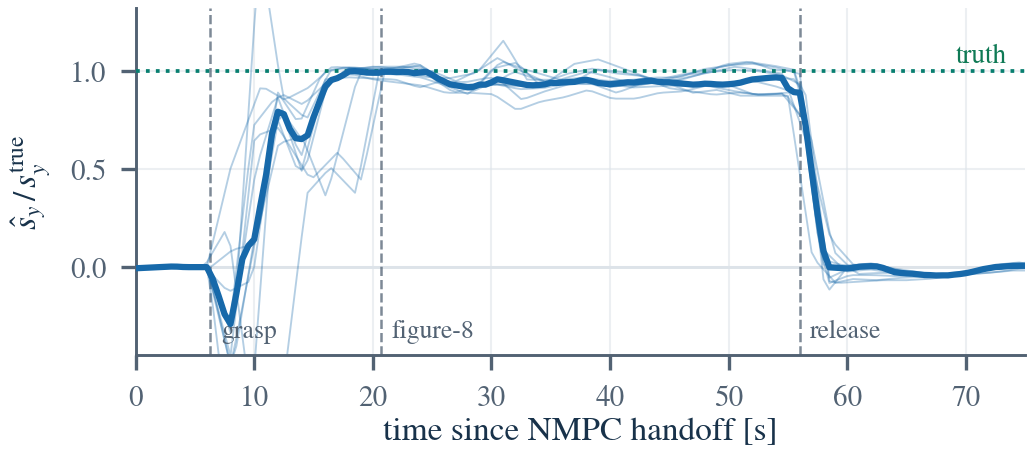

Python code for this plot:
#!/usr/bin/env python3
"""First mass moment: estimate vs ground truth, eventless configuration.

Ground truth is reconstructed offline and never reaches the estimator:
  s_true = m_payload(nominal, per condition) x r_attach(measured by Gazebo)
where r_attach comes from the proximity-gripper node log line
``attach offset (box - drone) = [...]``. The MHE runs with
``truth_attached=False`` and ``geom=[0,0,-0.47]`` (vertical rack prior only),
so it has no horizontal attachment geometry at any point.

(a) W5 runs (0.15 kg, 2 m/s), whose event times coincide, normalised by each
    run's own truth, through grasp -> lift -> figure-eight -> release.
(b) All usable arm-B runs: carry-phase mean estimate against truth.
"""
import os, re, sys
import numpy as np
import matplotlib
matplotlib.use('Agg')
import matplotlib.pyplot as plt

sys.path.insert(0, os.path.dirname(os.path.abspath(__file__)))
from paper_style import apply_style, BLUE, ORANGE, AQUA, INK, INK2, GRID

HERE = os.path.dirname(os.path.abspath(__file__))
NR = os.environ.get('NMPC_RESULTS_DIR',
                    os.path.abspath(os.path.join(HERE, '..', '..', '..', 'nmpc_test_results')))
MP = {'W3': 0.15, 'W4': 0.30, 'W5': 0.15}
MANIFESTS = ('mainline_ab3b_manifest.csv', 'mainline_ab3c_manifest.csv',
             'mainline_ab3_manifest.csv')

_S = re.compile(r'\[(\d+)\.(\d+)\].*s_hat=\[([-+\d.]+),([-+\d.]+)\]')
# Offsets are logged with an explicit sign ("+0.020"); the character class must accept
# '+', otherwise every flight with a positive component is silently dropped.
_OFF = re.compile(r'attach offset \(box - drone\) = \[([-+\d.]+), ([-+\d.]+), ([-+\d.]+)\]')
_DYN = re.compile(r'\[(\d+)\.(\d+)\].*t=([\d.]+)s \| DYNAMIC: switch to figure8')
_DROP = re.compile(r'\[(\d+)\.(\d+)\].*t=([\d.]+)s \| DROP command issued')


def collect():
    runs, seen = [], set()
    for man in MANIFESTS:
        p = os.path.join(NR, man)
        if not os.path.exists(p):
            continue
        for ln in open(p).read().splitlines()[1:]:
            f = ln.split(',')
            if len(f) < 9 or f[3] != 'B' or 'invalid' in ln or f[1] not in MP:
                continue
            wid, stamp = f[1], f[4]
            if stamp in seen:
                continue
            seen.add(stamp)
            po = os.path.join(NR, f'grip_proximity_{stamp}.log')
            mo = os.path.join(NR, f'grip_mhe_{stamp}.log')
            no = os.path.join(NR, f'grip_nmpc_{stamp}.log')
            if not all(map(os.path.exists, (po, mo, no))):
                continue
            m = _OFF.search(open(po).read())
            if not m:
                raise RuntimeError(f'{stamp}: attach offset line not parsed from {po}')
            r = tuple(map(float, m.groups()))
            s_true = MP[wid] * r[1]
            if not s_true:
                continue
            t, sy = [], []
            for line in open(mo):
                g = _S.search(line)
                if g:
                    t.append(float(g.group(1)) + float(g.group(2)) * 1e-9)
                    sy.append(float(g.group(4)))
            txt = open(no).read()
            a, b = _DYN.search(txt), _DROP.search(txt)
            if not (t and a and b):
                continue
            t0 = float(a.group(1)) + float(a.group(2)) * 1e-9 - float(a.group(3))
            runs.append(dict(wid=wid, stamp=stamp, s_true=s_true,
                             t=np.array(t) - t0, sy=np.array(sy),
                             t_dyn=float(a.group(3)), t_drop=float(b.group(3))))
    return runs


def main():
    runs = collect()
    w5 = [r for r in runs if r['wid'] == 'W5']
    apply_style()
    plt.rcParams['savefig.bbox'] = 'tight'
    fig, ax = plt.subplots(figsize=(3.45, 1.52))

    # ---- (a) normalised timeline, W5 ----
    grid = np.arange(0, 75.01, 0.5)
    M = np.full((len(w5), grid.size), np.nan)
    for i, r in enumerate(w5):
        ok = (grid >= r['t'][0]) & (grid <= r['t'][-1])
        M[i, ok] = np.interp(grid[ok], r['t'], r['sy']) / r['s_true']
        ax.plot(grid, M[i], color=BLUE, lw=.45, alpha=.32, zorder=2)
    ax.plot(grid, np.nanmedian(M, 0), color=BLUE, lw=1.5, zorder=4, label='median')
    ax.axhline(1.0, color=AQUA, lw=.9, ls=':', zorder=3)
    ax.text(73.5, 1.045, 'truth', color='#0f7a55', fontsize=6.5, ha='right')
    ax.axhline(0.0, color=GRID, lw=.7, zorder=1)

    td, tp = np.mean([r['t_dyn'] for r in w5]), np.mean([r['t_drop'] for r in w5])
    for x, lab in ((6.3, 'grasp'), (td, 'figure-8'), (tp, 'release')):
        ax.axvline(x, color=INK2, lw=.6, ls='--', alpha=.75, zorder=1)
        ax.text(x + .9, -0.36, lab, fontsize=6.2, color=INK2)
    ax.set_xlim(0, 75); ax.set_ylim(-0.45, 1.32)
    ax.set_ylabel('$\\hat{s}_y\\,/\\,s_y^{\\mathrm{true}}$')
    ax.set_xlabel('time since NMPC handoff [s]', labelpad=1)
    

    fx, fy = [], []
    for r in runs:
        ok = (r['t'] >= r['t_dyn'] + 12) & (r['t'] <= r['t_drop'] - 1)
        if ok.sum() >= 3:
            fx.append(abs(r['s_true'])); fy.append(abs(r['sy'][ok].mean()))
    fx, fy = np.array(fx), np.array(fy)
    slope = float(np.sum(fx * fy) / np.sum(fx ** 2))

    for a_ in (ax,):
        a_.spines[['top', 'right']].set_visible(False)
        a_.grid(alpha=.55, lw=.5); a_.set_axisbelow(True)
    fig.tight_layout(pad=.25)
    out = os.path.join(HERE, 'fig_moment_truth')
    fig.savefig(out + '.pdf'); fig.savefig(out + '.png', dpi=300)

    car = np.array([100 * (r['sy'][(r['t'] >= r['t_dyn'] + 12) &
                                   (r['t'] <= r['t_drop'] - 1)].mean() - r['s_true'])
                    / abs(r['s_true']) for r in runs])
    print(f'wrote {out}.pdf  ({len(runs)} runs, W5 n={len(w5)}, slope {slope:.2f})')
    print(f'carry-phase median error {np.median(car):+.1f}%  |err| {np.median(abs(car)):.1f}%  '
          f'same sign {np.sum(car > 0)}/{len(car)}')


if __name__ == '__main__':
    main()
